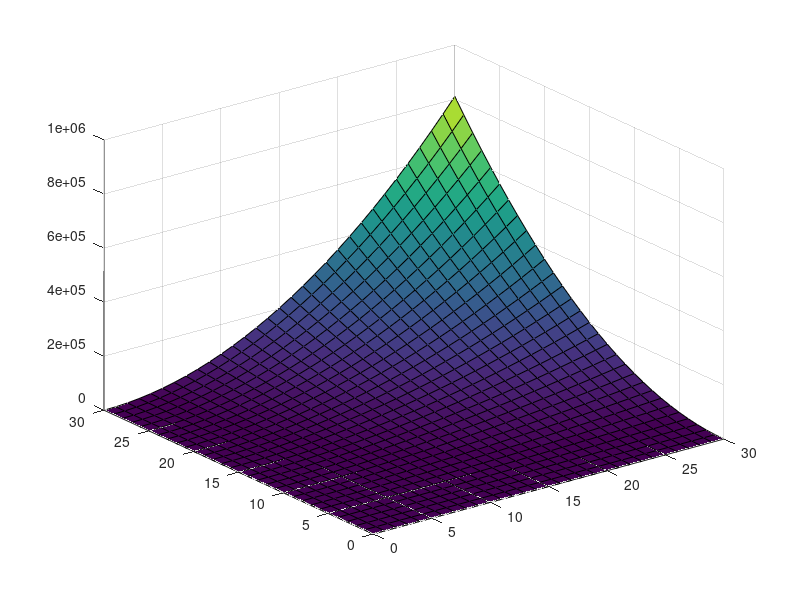

The MATLAB source for this figure:
function []  = surface( )
%SURFACE Summary of this function goes here
%   Detailed explanation goes here

x = 0:30;
y = x; 
[X, Y] = meshgrid(x, y);
Z = X.^2.*Y.^2; 
 surf(X, Y, Z);
end

